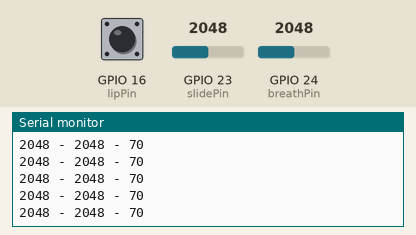
Bench run of a sketch on a simulated ESP32. Shown: the last lines printed to the serial monitor. The inputs (shaded band) are chosen by the test bench; at power-on: GPIO 23 (slidePin) = 2048, GPIO 24 (breathPin) = 2048, GPIO 16 (lipPin) HIGH.

Above: at 1.2 s.
1.3 s: GPIO 23 (slidePin) set to 2866
At 1.8 s:
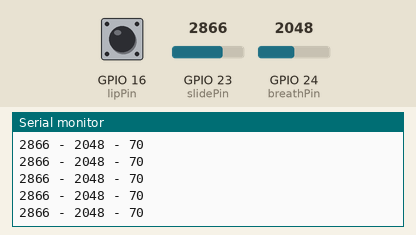
2.8 s: GPIO 24 (breathPin) set to 2866
At 3.6 s:
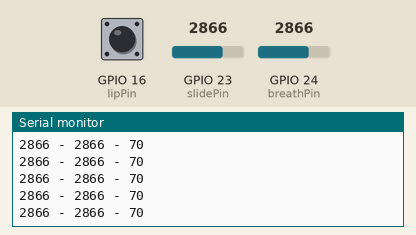
4.3 s: GPIO 16 (lipPin) pulled LOW for 0.15 s
5.9 s: GPIO 23 (slidePin) set to 3603
At 6.4 s:
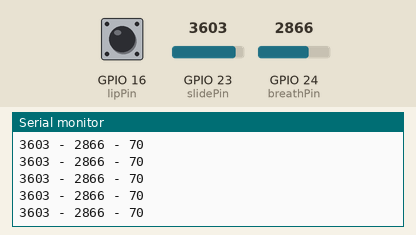
7.4 s: GPIO 16 (lipPin) pulled LOW for 1 s
At 8.4 s:
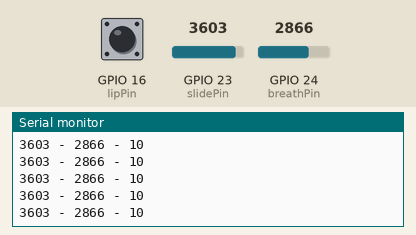
9.9 s: GPIO 24 (breathPin) set to 3603
At 10.9 s:
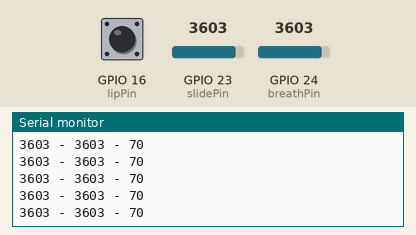
Timing chart, 0 to 12.4 s (numbered marks = the images above; inputs shaded):
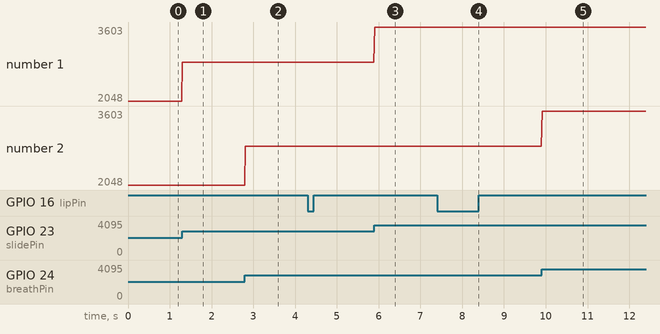

Measured:
- after the input at 1.3 s, the serial monitor: prints a new line at once (image 1)
- after the input at 2.8 s, the serial monitor: prints a new line at once (image 2)
- after the input at 5.9 s, the serial monitor: prints a new line at once (image 3)
- after the input at 7.4 s, the serial monitor: prints a new line at once (image 4)
- after the input at 9.9 s, the serial monitor: prints a new line at once (image 5)
- plotted number 1: 2048 → 2866 after the input at 1.3 s, 2866 → 3603 after the input at 5.9 s

The sketch:

TROM_01.ino
```cpp
int slidePin = 23;
int breathPin = 24;
int lipPin = 16;


void setup() {
  Serial.begin(9600);

}

void loop() {

  Serial.print(analogRead(slidePin));
  Serial.print(" - ");
  Serial.print(analogRead(breathPin));
  Serial.print(" - ");
  Serial.println(touchRead(lipPin));
  delay(20);

}
```
